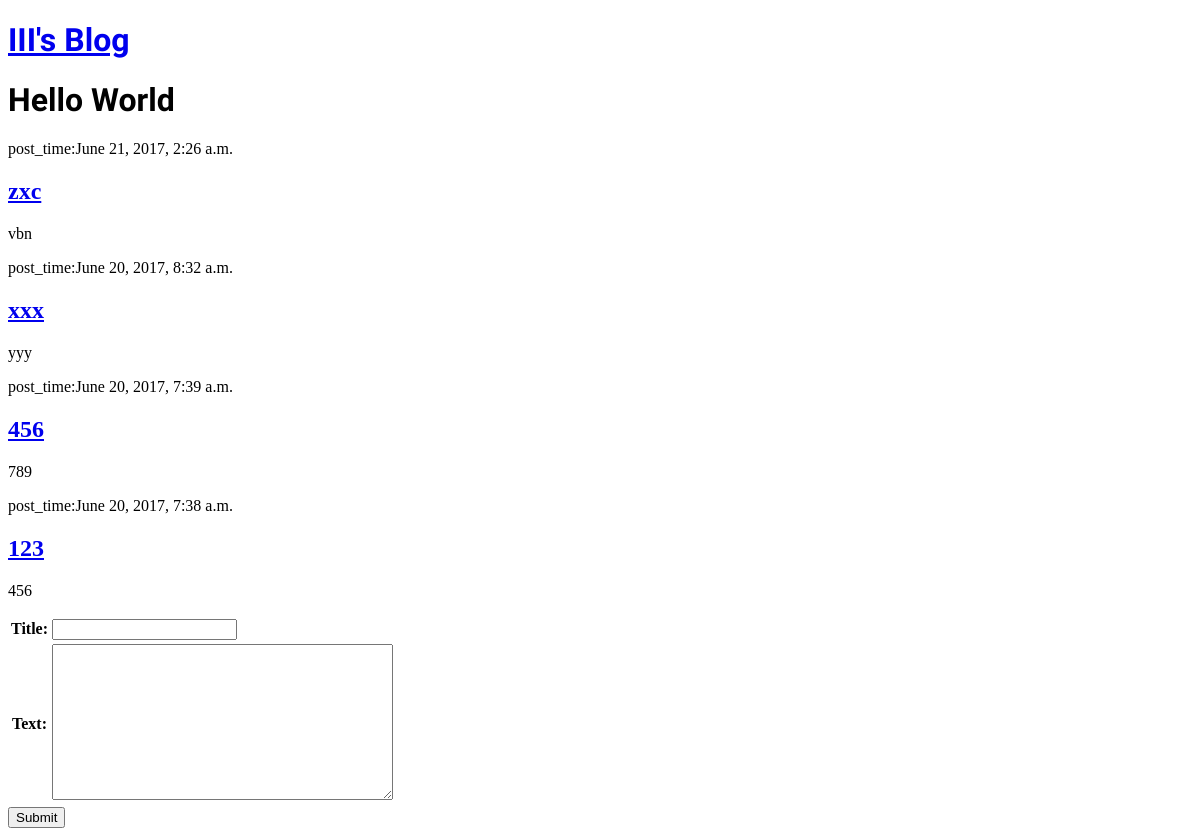
The page /blog/ on the database as committed earlier.
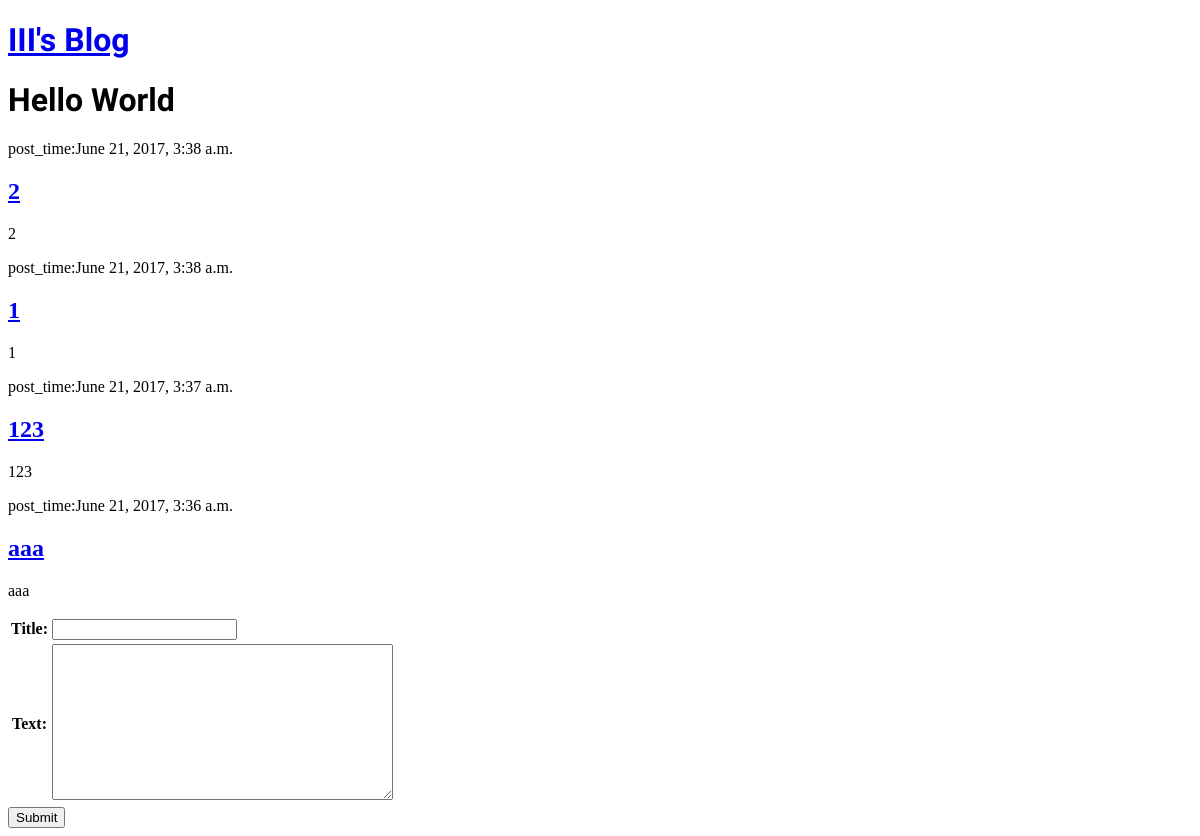
The same page on the database as committed later.
### blog/models.py (models this page shows, shortened)
class Post(models.Model):
    author = models.ForeignKey('auth.User')
    title = models.CharField(max_length=200)
    text = models.TextField()
    created_date = models.DateTimeField(default=timezone.now)
    published_date = models.DateTimeField(blank=True, null=True)

### blog/views.py (the view)
def post_list(request):
    posts = Post.objects.all().order_by('created_date')
    post_form = PostForm()
    return render(request, 'blog/post_list.html', locals())

### blog/forms.py
class PostForm(forms.Form):
    title = forms.CharField(max_length=100)
    text = forms.CharField(max_length=2000,widget = forms.Textarea())

### blog/templates/blog/post_list.html (shortened to what this page needs)
{% extends 'blog/base.html' %}
{% block content %}
<h1>Hello World</h1>
<div>
    {% for post in posts reversed %}
    <p>post_time:{{post.created_date}}</p>
    <h2><a href="/blog/{{post.id}}">{{post.title}}</a></h2>
    <p>{{post.text|linebreaks}}</p>
    {% endfor %}
</div>
<form action="/blog/add_record" method="post" accept-charset="utf-8">
    <table>
        {{post_form.as_table}}
    </table>
    <input type="submit" name="add_record" value="Submit">
</form>
{% endblock %}

### blog/templates/blog/base.html (shortened to what this page needs)
{% load staticfiles %}
<!DOCTYPE html>
<html lang="en">
<head>
    <link rel="stylesheet" href="{% static 'css/blog.css' %}">
</head>
<body>
    <div class="page-header">
        <h1><a href="/blog/">III's Blog</a></h1>
    </div>
    {% block content %}{% endblock %}
</body>
</html>

### blog/static/css/blog.css (style rules this page uses)
h1 { font-family: 'Patrick Hand SC', cursive; }

Rows that differ between the two databases and show on the page:
removed Post: created_date "June 21, 2017, 2:26 a.m.", title "zxc", text "vbn"
removed Post: created_date "June 20, 2017, 8:32 a.m.", title "xxx", text "yyy"
removed Post: created_date "June 20, 2017, 7:39 a.m.", title "456", text "789"
removed Post: created_date "June 20, 2017, 7:38 a.m.", title "123", text "456"
added Post: created_date "June 21, 2017, 3:38 a.m.", title "2", text "2"
added Post: created_date "June 21, 2017, 3:38 a.m.", title "1", text "1"
added Post: created_date "June 21, 2017, 3:37 a.m.", title "123", text "123"
added Post: created_date "June 21, 2017, 3:36 a.m.", title "aaa", text "aaa"
